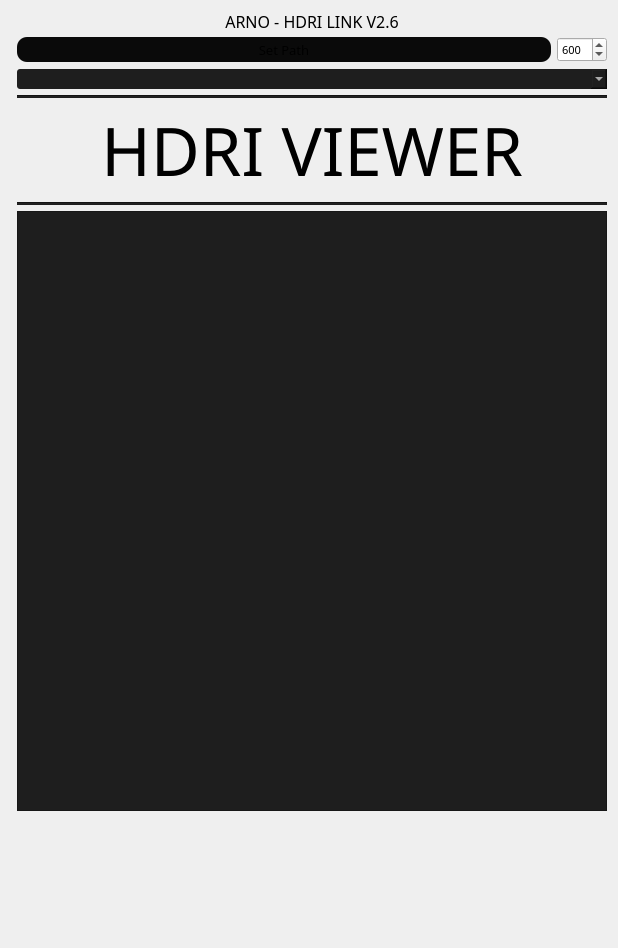
<?xml version="1.0" encoding="UTF-8"?>
<ui version="4.0">
 <class>Form</class>
 <widget class="QWidget" name="Form">
  <property name="geometry">
   <rect>
    <x>0</x>
    <y>0</y>
    <width>618</width>
    <height>948</height>
   </rect>
  </property>
  <property name="font">
   <font>
    <family>Adobe Arabic</family>
    <pointsize>8</pointsize>
   </font>
  </property>
  <property name="windowTitle">
   <string>Form</string>
  </property>
  <layout class="QFormLayout" name="formLayout">
   <property name="fieldGrowthPolicy">
    <enum>QFormLayout::AllNonFixedFieldsGrow</enum>
   </property>
   <item row="0" column="0">
    <layout class="QVBoxLayout" name="verticalLayout"/>
   </item>
   <item row="0" column="1">
    <widget class="QLabel" name="label">
     <property name="minimumSize">
      <size>
       <width>0</width>
       <height>20</height>
      </size>
     </property>
     <property name="maximumSize">
      <size>
       <width>16777215</width>
       <height>15</height>
      </size>
     </property>
     <property name="font">
      <font>
       <family>Ebrima</family>
       <pointsize>12</pointsize>
       <weight>50</weight>
       <italic>false</italic>
       <bold>false</bold>
      </font>
     </property>
     <property name="styleSheet">
      <string notr="true">font: 12pt &quot;Ebrima&quot;;</string>
     </property>
     <property name="text">
      <string>ARNO - HDRI LINK V2.6</string>
     </property>
     <property name="alignment">
      <set>Qt::AlignCenter</set>
     </property>
    </widget>
   </item>
   <item row="3" column="1">
    <layout class="QHBoxLayout" name="Hlayout">
     <property name="bottomMargin">
      <number>1</number>
     </property>
     <item>
      <widget class="QPushButton" name="setproj">
       <property name="minimumSize">
        <size>
         <width>0</width>
         <height>25</height>
        </size>
       </property>
       <property name="font">
        <font>
         <family>Ebrima</family>
         <pointsize>10</pointsize>
         <weight>9</weight>
         <italic>false</italic>
         <bold>false</bold>
        </font>
       </property>
       <property name="styleSheet">
        <string notr="true">font: 75 13pt &quot;Ebrima&quot;;
font: 75 10pt;
background-color: rgb(10, 10, 10);

border:none;
border-width:5px;
border-radius:10px;</string>
       </property>
       <property name="text">
        <string>Set Path</string>
       </property>
      </widget>
     </item>
     <item>
      <widget class="QSpinBox" name="spinbox">
       <property name="minimumSize">
        <size>
         <width>50</width>
         <height>0</height>
        </size>
       </property>
       <property name="maximumSize">
        <size>
         <width>50</width>
         <height>16777215</height>
        </size>
       </property>
       <property name="maximum">
        <number>10000</number>
       </property>
       <property name="singleStep">
        <number>10</number>
       </property>
       <property name="value">
        <number>600</number>
       </property>
      </widget>
     </item>
    </layout>
   </item>
   <item row="5" column="1">
    <widget class="QComboBox" name="folderlist">
     <property name="minimumSize">
      <size>
       <width>0</width>
       <height>0</height>
      </size>
     </property>
     <property name="font">
      <font>
       <family>Adobe Gothic Std B</family>
       <pointsize>10</pointsize>
       <weight>9</weight>
       <italic>false</italic>
       <bold>false</bold>
       <underline>true</underline>
      </font>
     </property>
     <property name="styleSheet">
      <string notr="true">font: 75 10pt &quot;Adobe Gothic Std B&quot;;
color: rgb(255, 255, 255);
background-color:rgb(30,30,30);

border:none;
border-width:1px;
border-radius:3px;
text-decoration: underline;
</string>
     </property>
     <property name="iconSize">
      <size>
       <width>25</width>
       <height>25</height>
      </size>
     </property>
    </widget>
   </item>
   <item row="6" column="1">
    <widget class="Line" name="line">
     <property name="styleSheet">
      <string notr="true">background-color: rgb(30, 30, 30);</string>
     </property>
     <property name="orientation">
      <enum>Qt::Horizontal</enum>
     </property>
    </widget>
   </item>
   <item row="7" column="1">
    <widget class="QLabel" name="label_2">
     <property name="font">
      <font>
       <family>Adobe Arabic</family>
       <pointsize>50</pointsize>
       <weight>50</weight>
       <italic>false</italic>
       <bold>false</bold>
      </font>
     </property>
     <property name="styleSheet">
      <string notr="true">font:50pt &quot;Adobe Arabic&quot;;</string>
     </property>
     <property name="text">
      <string>HDRI VIEWER</string>
     </property>
     <property name="alignment">
      <set>Qt::AlignCenter</set>
     </property>
    </widget>
   </item>
   <item row="9" column="1">
    <widget class="QListWidget" name="scenelist">
     <property name="minimumSize">
      <size>
       <width>0</width>
       <height>600</height>
      </size>
     </property>
     <property name="styleSheet">
      <string notr="true">font: 75 9pt &quot;Ebrima&quot;;
color: rgb(235, 78, 0);
color: rgb(150,150,150);

alternate-background-color:rgb(38,38,38);
background-color:rgb(30,30,30);</string>
     </property>
     <property name="movement">
      <enum>QListView::Static</enum>
     </property>
     <property name="gridSize">
      <size>
       <width>155</width>
       <height>100</height>
      </size>
     </property>
     <property name="viewMode">
      <enum>QListView::IconMode</enum>
     </property>
    </widget>
   </item>
   <item row="10" column="1">
    <spacer name="verticalSpacer">
     <property name="orientation">
      <enum>Qt::Vertical</enum>
     </property>
     <property name="sizeHint" stdset="0">
      <size>
       <width>20</width>
       <height>40</height>
      </size>
     </property>
    </spacer>
   </item>
   <item row="8" column="1">
    <widget class="Line" name="line_2">
     <property name="styleSheet">
      <string notr="true">background-color: rgb(30, 30, 30);</string>
     </property>
     <property name="orientation">
      <enum>Qt::Horizontal</enum>
     </property>
    </widget>
   </item>
  </layout>
 </widget>
 <resources/>
 <connections/>
</ui>
